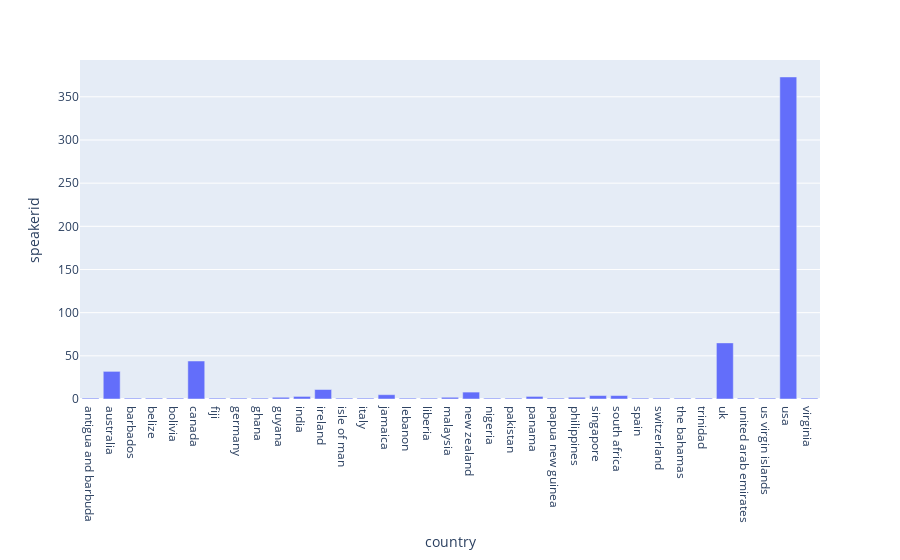

This figure's notebook cell:
### Code cell
natives = subset[subset['native_language'] == 'english']

grouped = natives.groupby('country').count().reset_index()

fig = px.bar(grouped, x='country', y='speakerid')
fig.show()

### Figure 1 — Plotly figure (JSON) as saved in the notebook; plotly's stock layout.template omitted (floating-point values rounded to 4 significant figures)
{"data": [{"alignmentgroup": "True", "hovertemplate": "country=%{x}<br>speakerid=%{y}<extra></extra>", "legendgroup": "", "marker": {"color": "#636efa", "pattern": {"shape": ""}}, "name": "", "offsetgroup": "", "orientation": "v", "showlegend": false, "textposition": "auto", "type": "bar", "x": ["antigua and barbuda", "australia", "barbados", "belize", "bolivia", "canada", "fiji", "germany", "ghana", "guyana", "india", "ireland", "isle of man", "italy", "jamaica", "lebanon", "liberia", "malaysia", "new zealand", "nigeria", "pakistan", "panama", "papua new guinea", "philippines", "singapore", "south africa", "spain", "switzerland", "the bahamas", "trinidad", "uk", "united arab emirates", "us virgin islands", "usa", "virginia"], "xaxis": "x", "y": [1, 32, 1, 1, 1, 44, 1, 1, 1, 2, 3, 11, 1, 1, 5, 1, 1, 2, 8, 1, 1, 3, 1, 2, 4, 4, 1, 1, 1, 1, 65, 1, 1, 373, 1], "yaxis": "y"}], "layout": {"barmode": "relative", "legend": {"tracegroupgap": 0}, "margin": {"t": 60}, "xaxis": {"anchor": "y", "domain": [0, 1], "title": {"text": "country"}}, "yaxis": {"anchor": "x", "domain": [0, 1], "title": {"text": "speakerid"}}}}
